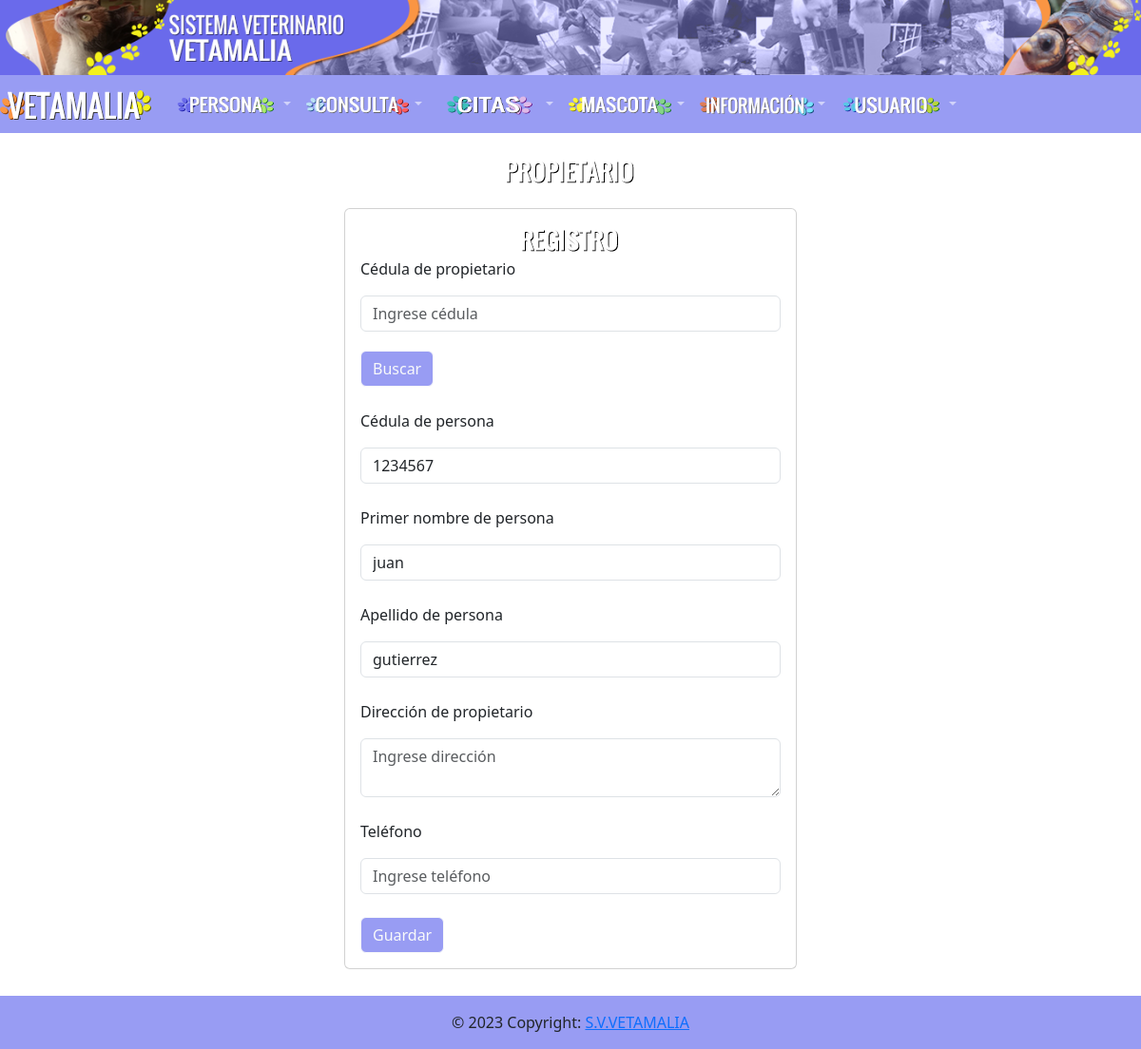
Screenshot of /propietario/registrar.php?cedula=1234567 with the database file from the repository.
### tables this page shows
CREATE TABLE `persona` (
  `cedula` int(11) NOT NULL,
  `nombre` varchar(50) NOT NULL,
  `apellido` varchar(50) NOT NULL
);

### propietario/registrar.php (the view, shortened to what this page needs)
<?php include("../database/db.php");?>
<?php include("../include/headers.php")?>
<div class="container p-4">
        <img src="../img/Propietario.png" class="rounded mx-auto d-block" width="160" height="35"></a>
    <div class="row">
    <div class="col-md-4 mx-auto" style="width: 500px; margin-top: 20px !important; margin-bottom: 60px;">
            <div class="card card-body">
                <img src="../img/Registro.png" class="rounded mx-auto d-block" width="160" height="35"></a>
                <form action="registrar.php">
                    <div class="form-group">
                        <p class="h7">Cédula de propietario</p>
                        <input type="number" name="cedula" class="form-control" placeholder="Ingrese cédula" required  onkeypress="return valideKey(event);"onblur="limpia()" >
                        <input type="submit" class="btn btn-outline-light" name="buscar" value="Buscar" style="background-color: #989cf3; margin-top: 20px !important;">
                    </div><br>
                </form>
                <form action="save.php" method="POST">
                    <?php
                    if(isset($_GET['cedula'])){
                        $cedula=$_GET['cedula'];
                        $sql = "SELECT * FROM propietario WHERE cedula_propietario LIKE '%$cedula%'";
                        $sqls = "SELECT * FROM persona WHERE cedula LIKE '%$cedula%'";
                        $resultados = $conn->query($sqls);
                        $resultado = $conn->query($sql);
                        if($row = $resultado->fetch_assoc()){
                            echo "<script> alert('El propietario ya se encuentra registrado'); </script>";
                            ?>
                            <div class="form-group">
                                <p class="h7">Cédula de propietario</p>
                                <input type="text" name="cedula" value="<?php echo $row['cedula_propietario']; $cedula2 = $row['cedula_propietario'];?>" class="form-control" placeholder="Ingrese teléfono" required onkeypress="return valideKey(event);"onblur="limpia()" readonly>
                            </div><br>
                            <p class="h7">Dirección de propietario</p>
                                <input name="direccion" rows="2"  value="<?php echo $row['direccion']; $cedula2 = $row['direccion'];?>" class="form-control" placeholder="Ingrese dirección">
                            <br>
                            <div class="form-group">
                                <p class="h7">Teléfono</p>
                                <input type="text" name="telefono" value="<?php echo $row['telefono']; $cedula2 = $row['telefono'];?>"  class="form-control" placeholder="Ingrese teléfono" required onkeypress="return valideKey(event);"onblur="limpia()">
                            </div><br>
                            <a href="propietario.php" class="btn btn-outline-light" type="button" style="background-color: #989cf3">Regresar</a>
                        </div>
                        <div class="form-group">
                        <?php } elseif($row = $resultados->fetch_assoc()){
                                ?>
                                <div class="form-group">
                                    <p class="h7">Cédula de persona</p>
                                    <input type="text" name="cedula" value="<?php echo $row['cedula']; $cedula2 = $row['cedula'];?>" class="form-control" placeholder="Ingrese teléfono" required onkeypress="return valideKey(event);"onblur="limpia()" readonly>
                                </div><br>
                                <div class="form-group">
                                    <p class="h7">Primer nombre de persona</p>
                                    <input type="text" name="nombre" value="<?php echo $row['nombre']; $nombre2 = $row['nombre'];?>" class="form-control" placeholder="Ingrese teléfono" required onkeypress="return valideKey(event);"onblur="limpia()"  readonly>
                                </div><br>
                                <div class="form-group">
                                    <p class="h7">Apellido de persona</p>
                                    <input type="text" name="apellido" value="<?php echo $row['apellido']; $apellido2 = $row['apellido'];?>" class="form-control" placeholder="Ingrese teléfono" required onkeypress="return valideKey(event);"onblur="limpia()"  readonly>
                                </div><br>
                                    <p class="h7">Dirección de propietario</p>
                                <textarea name="direccion" rows="2" class="form-control" placeholder="Ingrese dirección"></textarea>
                                <br>
                                <div class="form-group">
                                    <p class="h7">Teléfono</p>
                                    <input type="text" name="telefono" class="form-control" placeholder="Ingrese teléfono" required onkeypress="return valideKey(event);"onblur="limpia()">
                                </div><br>
                                <input type="submit" value="Guardar" class="btn btn-outline-light" name="save" style="background-color: #989cf3">
                        <?php }
                        }?>
                </form>
            </div>
        </div>
    </div>
</div>
<?php include("../include/footer.php");?>

### rows the page displays
persona: cedula "1234567", nombre "juan", apellido "gutierrez"
